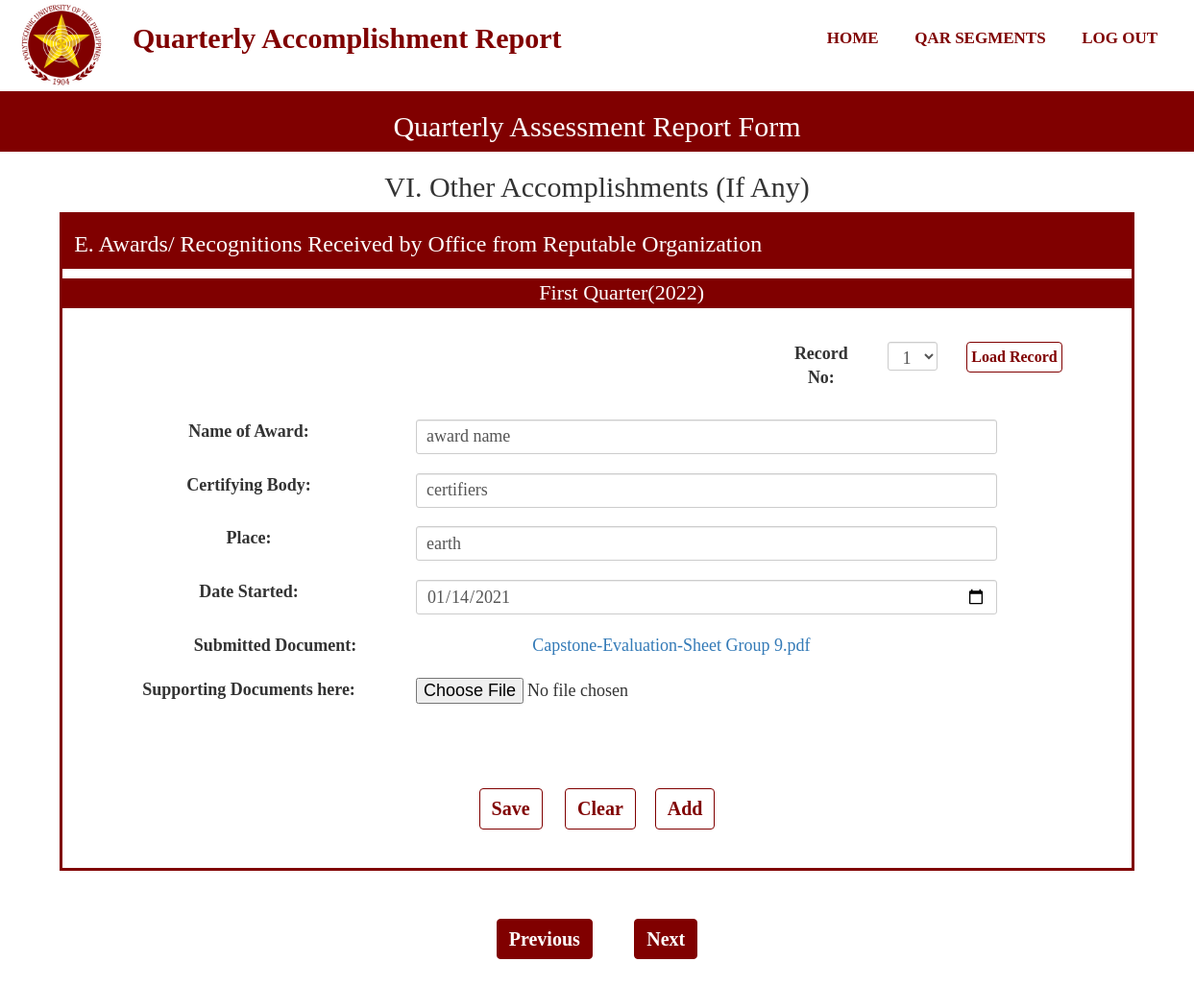
The page /AwardsOrganization.php?Record=1 (signed in) on the database its author committed.
### tables this page shows
CREATE TABLE `quarter` (
  `QuarterId` bigint(11) NOT NULL,
  `QuarterPart` varchar(50) NOT NULL,
  `QuarterStart` date NOT NULL,
  `QuarterEnd` date NOT NULL,
  `QuarterProgress` varchar(50) NOT NULL,
  `YearId` bigint(20) NOT NULL
);

CREATE TABLE `schoolyear` (
  `YearId` bigint(20) NOT NULL,
  `SchoolYear` varchar(50) NOT NULL
);

CREATE TABLE `user` (
  `UserId` bigint(20) NOT NULL,
  `UserName` varchar(50) NOT NULL,
  `UserPassword` varchar(20) NOT NULL,
  `UserLevel` varchar(20) NOT NULL,
  `RealName` varchar(50) NOT NULL,
  `College` varchar(50) NOT NULL,
  `Faculty_id` bigint(20) NOT NULL,
  `UserEmail` varchar(100) NOT NULL,
  `code` int(11) NOT NULL,
  `UserPhoto` varchar(100) NOT NULL
);

CREATE TABLE `awardorg` (
  `AoId` bigint(20) NOT NULL,
  `SubmissionId` bigint(20) NOT NULL,
  `AoName` varchar(100) NOT NULL,
  `AoBody` varchar(100) NOT NULL,
  `AoPlace` varchar(100) NOT NULL,
  `AoDate` date NOT NULL,
  `AoLevel` varchar(100) NOT NULL,
  `AoFilename` varchar(100) NOT NULL,
  `AoTempName` varchar(100) NOT NULL,
  `RevStat` int(11) NOT NULL
);

### functions.php (called while the page is built, shortened)
<?php
function check_login($con)
{
    if(isset($_SESSION['UserId']))
    {
        $id = $_SESSION['UserId'];
        $query = "select * from user where UserId = '$id' limit 1";
        $result = mysqli_query($con,$query);
        if($result && mysqli_num_rows($result)>0)
        {
            $user_data = mysqli_fetch_assoc($result);
            return $user_data;
        }
    }
    die;
}
?>

### AwardsOrganization.php (the view, shortened to what this page needs)
<?php
include("connection.php");
include("functions.php");
include("navbar.php");
$user_data = check_login($con);
$test = $user_data['UserId'];
$resul = $con->query("SELECT AoId FROM awardorg WHERE SubmissionId = (SELECT SubmissionId FROM submission WHERE UserId = '$test' AND (SubmissionStatus = 'Ongoing' OR SubmissionStatus = 'Submitted') AND QuarterId = (SELECT QuarterId FROM quarter WHERE QuarterProgress='Ongoing')) ORDER BY AoId DESC");
$quarter = $con->query("SELECT QuarterPart FROM quarter WHERE QuarterProgress = 'Ongoing'");
$quarteryear = $con->query("SELECT SchoolYear FROM schoolyear WHERE YearId = (SELECT YearId FROM quarter WHERE QuarterProgress = 'Ongoing')");
while($qu = $quarter->fetch_assoc())
{
    $q = $qu['QuarterPart'];
}
while($quy = $quarteryear->fetch_assoc())
{
    $qy = $quy['SchoolYear'];
}
?>
<section id="inner-headline">
    <div class="container">
        <div class="row">
            <div class="col-lg-12">
                <h2 class="pageTitle">Quarterly Assessment Report Form</h2>
            </div>
        </div>
    </div>
</section>
<section id="Form-banner">
    <div class="container">
        <div class="row">
            <div class="col-lg-12">
                <h2 class="pageTitle">VI. Other Accomplishments (If Any)</h2>
            </div>
        </div>
    </div>
</section>
<section id="part-banner">
    <div class="container">
        <div class="row">
            <div class="col-lg-12">
                <h3 class="pageTitle">E. Awards/ Recognitions Received by Office from Reputable Organization</h3>
            </div>
        </div>
    </div>
</section>
<section id="part-banner-specific">
    <div class="container">
    <div class="col-lg-12">
    </div>
    </div>
</section>
<section id="part-banner">
    <div class="container">
        <div class="row">
            <div class="col-lg-12">
            <h4 style="margin:0 auto; padding:0; text-align:center;" class="pageTitle"><?php echo $q; echo "($qy)";?></h4>
            </div>
        </div>
    </div>
</section>
<div class="Form-Group1">
    <form action="" method="GET">
        <div class="form-group">
            <div class="col-md-4"style="margin:15px; float:right;">
                <label class="col-md-4 control-label" for="Status">Record No:</label>
                <div class="col-lg-3">
                <select class="form-control input-sm" name="Record" id="Record">
                    <?php
                            if($resul->num_rows == 0)
                            {
                                echo "<option value=''>1</option>";
                            }
                        ?>
                    </select>
                </div>
                <div class="col-lg-2">
                    <button class="btn btn-primary" style="padding:4px; font-size:16px; margin:0 auto;" type="load" onclick="return confirm('Do you want to load this record?');">Load Record</button>
                </div>
            </div>
        </div>
    </form>
    <form name="actorInsert" onSubmit="return ValidateActInsert()" action="Insert/AwardOrgInsert.php" method="POST" enctype="multipart/form-data">
        <?php
            $aname = null;
            $body = null;
            $place = null;
            $dateto = null;
            $file = null;
            if(isset($_GET['Record']))
            {
                $stat = ("UPDATE addstat SET stat = 0 WHERE id = 1");
                mysqli_query($con,$stat);
                $record = $_GET['Record'];
            }
            $query = "SELECT * FROM awardorg WHERE AoId = '$record'";
            $query_run = mysqli_query($con,$query);
            if(mysqli_num_rows($query_run)>0)
            {
                foreach($query_run as $row)
                {
                    $aname = $row['AoName'];
                    $body = $row['AoBody'];
                    $place = $row['AoPlace'];
                    $dateto = $row['AoDate'];
                    $file = $row['AoTempName'];
                    $original = $row['AoFilename'];
                }
            }
        ?>
        <div class="form-group">
            <div class="col-md-11"style="margin-bottom:15px;">
                <label class="col-md-4 control-label">Name of Award:</label>
                <div class="col-md-8">
                    <input name="aname" class="form-control input-sm" placeholder="" type="text" minlength="3" maxlength="100" value="<?php echo $aname; ?>"  onkeyup="javascript:capitalize(this.id, this.value);" autocomplete="off" required>
                </div>
            </div>
        </div>
        <div class="form-group">
            <div class="col-md-11"style="margin-bottom:15px;">
                <label class="col-md-4 control-label">Certifying Body:</label>
                <div class="col-md-8">
                    <input name="body" class="form-control input-sm" placeholder="" minlength="3" maxlength="100" type="text" value="<?php echo $body; ?>"  onkeyup="javascript:capitalize(this.id, this.value);" autocomplete="off" required>
                </div>
            </div>
        </div>
        <div class="form-group">
            <div class="col-md-11"style="margin-bottom:15px;">
                <label class="col-md-4 control-label">Place:</label>
                <div class="col-md-8">
                    <input name="place" class="form-control input-sm" placeholder="" minlength="3" maxlength="100" type="text" value="<?php echo $place; ?>"  onkeyup="javascript:capitalize(this.id, this.value);" autocomplete="off" required>
                </div>
            </div>
        </div>
        <div class="form-group">
            <div class="rows">
                <div class="col-md-11">
                    <label class="col-md-4 control-label" >Date Started:</label>
                    <div class="col-md-8">
                        <input name="dateto"  class="form-control input-sm" placeholder="" type="date" value="<?php echo $dateto;?>"  onkeyup="javascript:capitalize(this.id, this.value);" autocomplete="off" required>
                    </div>
                </div>
            </div>
        </div>
        <?php
            if(mysqli_num_rows($query_run)>0)
            {
                $download = 'uploads/'.$file;
                echo "<div class='col-md-11'><label class='col-md-5'>Submitted Document:</label> <a class='col-md-5' href= '".$download."' download>".$original."</a></div>
                <div class='panel-body'>
                    <div class='col-md-11'>
                        <label class='col-md-4'>Supporting Documents here:</label>
                        <input class = 'col-md-7' name='file' type='file' value=''>
                    </div>
                </div>
                ";
            }
        ?>
        <div class="Button-group">
            <button class="btn btn-primary" name="submit" value="submit" type="submit" style="font-weight: bold;" onclick="return confirm('Save submission for this segment?');">Save</span></button>
            <?php
                if(mysqli_num_rows($query_run)>0)
                {
                    echo '<button class="btn btn-primary" name="reseter" value="reseter" type="reseter" style="font-weight: bold;" onclick="return confirm(\'This will Delete The Record. Proceed?\');">Clear</span></button>';
                    echo '<button class="btn btn-primary" name="add" value="add" type="add" style="font-weight: bold;" onclick="return confirm(\'Add Another Record?\');">Add</span></button>';
                }
                else
                {
                    echo '<button class="btn btn-primary" name="reset" value="reset" type="reset" style="font-weight: bold;" onclick="return confirm(\'Are you sure?\');">Clear</span></button>';
                }
            ?>
        </div>
    </form>
</div>
<div class="Button-group">
    <div class="border border-light p-3 mb-4">
        <button id="backbtn" class="btn btn-primarys" name="submit" type="submit" style="font-weight: bold;">Previous</span></button>
        <button id="skipbtn" class="btn btn-primarys" name="submit" type="submit" style="font-weight: bold;">Next</span></button>
    </div>
</div>

### style.css (style rules this page uses)
* { padding: 0; margin: 0; text-decoration: none; list-style: none; box-sizing: border-box; }
body { font-family:montseratt; }
#inner-headline { background:#800000; background-size: cover; background-repeat: no-repeat; position: relative; margin: 0;padding: 0; font-family:montseratt; }
#inner-headline h2.pageTitle { color: white; display:block; text-transform: capitalize; text-align: center; }
#Form-banner { text-align: center; margin: 0; padding: 0; font-family:montseratt; }
#part-banner { padding: 0; font-family:montseratt; margin: 0; background-color: #800000; width: 90%; margin: auto; color: white; }
#part-banner-specific { padding: 0; font-family:montseratt; margin: 0; background-color:white; width: 90%; margin: auto; color:black; border-color: #800000; border-style: solid; }
.col-lg-12 h4 { font-size: 22px; }
.Button-group { margin:0 auto; padding: 30px; text-align: center; }
.btn-primary { margin: 20px; font-size: 20px; font-weight: bold; color:#800000; background-color:white; border-color:#800000; }
.btn-primarys { margin: 20px; font-size: 20px; font-weight: bold; background-color:#800000; border-color:#800000; color:white; }
.form-group { margin:0 auto; text-align: center; padding: 20px; font-size: 16px; }
.panel-body { margin:0 auto; text-align: center; padding: 20px; font-size: 16px; }
.btn-primary { margin: 10px; font-size: 20px; font-weight: bold; color:#800000; background-color:white; border-color:#800000; }
.col-md-11 { margin-bottom: 15px; font-size: 18px; }
.col-md-8 input { height: 36px; font-size: 18px; }
.panel-body { font-size: 18px; }
.col-md-4 { margin-bottom: 15px; }
.col-md-4 select { height: 30px; font-size: 18px; }
.col-md-4 label { font-size: 18px; }
.form-control { height: 30px; font-size: 18px; }
.Form-Group1 { width: 90%; text-align: center; margin: auto; padding: 0; border-color: #800000; border-style: solid; height: auto; }

### rows shown on the page
quarter: QuarterPart "First Quarter"
schoolyear: SchoolYear "2022"
awardorg: aname "award name", body "certifiers", place "earth", dateto "01/14/2021", AoFilename "Capstone-Evaluation-Sheet Group 9.pdf"
